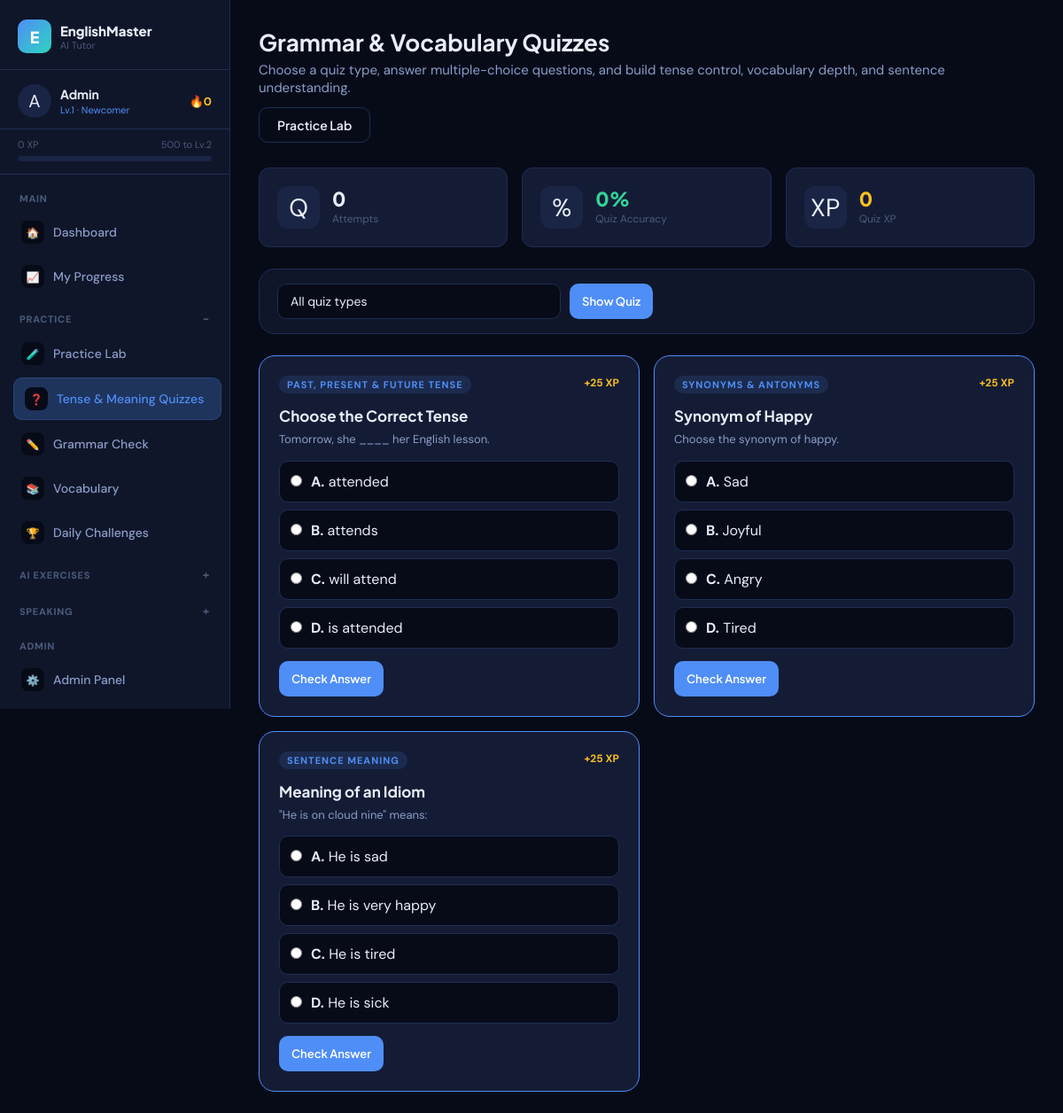
Screenshot of /quizzes.php (signed in) with the database file from the repository.
### tables this page shows
CREATE TABLE IF NOT EXISTS users (
    id INT AUTO_INCREMENT PRIMARY KEY,
    name VARCHAR(100) NOT NULL,
    email VARCHAR(150) UNIQUE NOT NULL,
    password VARCHAR(255) NOT NULL,
    level INT DEFAULT 1,
    xp INT DEFAULT 0,
    streak INT DEFAULT 0,
    last_active DATE,
    avatar VARCHAR(10) DEFAULT '🧑',
    english_level ENUM('beginner','intermediate','advanced') DEFAULT 'beginner',
    role ENUM('user','admin') NOT NULL DEFAULT 'user',
    created_at TIMESTAMP DEFAULT CURRENT_TIMESTAMP
);

CREATE TABLE IF NOT EXISTS practice_items (
    id INT AUTO_INCREMENT PRIMARY KEY,
    type ENUM('better_english','grammar_choice','vocabulary_quiz','writing_prompt','speaking_prompt','sentence_rearrangement','fill_blank','reading_comprehension','daily_challenge_set','scenario_roleplay','analytical_english','word_sentence_builder','tense_quiz','synonyms_antonyms_quiz','sentence_meaning_quiz') NOT NULL DEFAULT 'better_english',
    title VARCHAR(200) NOT NULL,
    prompt TEXT NOT NULL,
    option_a TEXT,
    option_b TEXT,
    option_c TEXT,
    option_d TEXT,
    correct_option CHAR(1),
    answer_key TEXT,
    explanation TEXT,
    difficulty ENUM('beginner','intermediate','advanced') DEFAULT 'beginner',
    category VARCHAR(80) DEFAULT 'general',
    tags VARCHAR(255) DEFAULT '',
    audio_url VARCHAR(255) DEFAULT '',
    xp_reward INT DEFAULT 25,
    active TINYINT(1) DEFAULT 1,
    created_by INT NULL,
    created_at TIMESTAMP DEFAULT CURRENT_TIMESTAMP,
    FOREIGN KEY (created_by) REFERENCES users(id) ON DELETE SET NULL
);

### config.php (called while the page is built, shortened)
<?php
function db() {
    static $conn = null;
    if ($conn === null) {
        $conn = new mysqli(DB_HOST, DB_USER, DB_PASS, DB_NAME);
        $conn->set_charset('utf8mb4');
    }
    return $conn;
}
function isAdmin($user = null) {
    return $user && (($user['role'] ?? 'user') === 'admin');
}
function currentUser() {
    $db = db();
    $uid = (int)$_SESSION['uid'];
    $r = $db->query("SELECT * FROM users WHERE id = $uid LIMIT 1");
    return $r ? $r->fetch_assoc() : null;
}
function clean($str) {
    return htmlspecialchars(strip_tags(trim($str)), ENT_QUOTES, 'UTF-8');
}
function levelName($level) {
    if ($level <= 2)  return 'Newcomer';
    return 'English Master';
}
function xpToNextLevel($xp) {
    $currentLevel = max(1, (int)floor($xp / 500) + 1);
    $nextLevelXP = $currentLevel * 500;
    $progress = (($xp % 500) / 500) * 100;
    return ['next' => $nextLevelXP, 'progress' => round($progress), 'needed' => $nextLevelXP - $xp];
}
?>

### quizzes.php (the view, shortened to what this page needs)
<?php
require_once 'config.php';
$db = db();
$uid = (int)$_SESSION['uid'];
$quizTypes = [
    'tense_quiz' => 'Past, Present & Future Tense',
    'synonyms_antonyms_quiz' => 'Synonyms & Antonyms',
    'sentence_meaning_quiz' => 'Sentence Meaning'
];
$selected = $_GET['quiz'] ?? 'all';
$where = ["active=1", "type IN ('tense_quiz','synonyms_antonyms_quiz','sentence_meaning_quiz')"];
$whereSql = implode(' AND ', $where);
$items = $db->query("
    SELECT pi.*,
      (SELECT COUNT(*) FROM user_practice_attempts upa WHERE upa.practice_item_id=pi.id AND upa.user_id=$uid) AS attempts,
      (SELECT MAX(is_correct) FROM user_practice_attempts upa WHERE upa.practice_item_id=pi.id AND upa.user_id=$uid) AS mastered
    FROM practice_items pi
    WHERE $whereSql
    ORDER BY pi.type, pi.created_at DESC, pi.id DESC
    LIMIT 80
");
$stats = $db->query("SELECT COUNT(*) attempts, SUM(is_correct) correct, SUM(xp_earned) xp FROM user_practice_attempts upa JOIN practice_items pi ON pi.id=upa.practice_item_id WHERE upa.user_id=$uid AND pi.type IN ('tense_quiz','synonyms_antonyms_quiz','sentence_meaning_quiz')")->fetch_assoc();
include 'includes/header.php';
?>
<div class="page-header flex-between" style="flex-wrap:wrap;gap:12px;">
  <div>
    <h1>Grammar & Vocabulary Quizzes</h1>
    <p>Choose a quiz type, answer multiple-choice questions, and build tense control, vocabulary depth, and sentence understanding.</p>
  </div>
  <a href="practice.php" class="btn btn-outline">Practice Lab</a>
</div>
<div class="grid-3 mb-24">
  <div class="stat-card"><div class="stat-icon">Q</div><div><div class="stat-val"><?= (int)($stats['attempts'] ?? 0) ?></div><div class="stat-label">Attempts</div></div></div>
  <div class="stat-card">
    <div class="stat-icon">%</div>
    <div>
      <?php $attempts = max(1, (int)($stats['attempts'] ?? 0)); $correct = (int)($stats['correct'] ?? 0); ?>
      <div class="stat-val" style="color:var(--green)"><?= round(($correct / $attempts) * 100) ?>%</div>
      <div class="stat-label">Quiz Accuracy</div>
    </div>
  </div>
  <div class="stat-card"><div class="stat-icon">XP</div><div><div class="stat-val" style="color:var(--yellow)"><?= (int)($stats['xp'] ?? 0) ?></div><div class="stat-label">Quiz XP</div></div></div>
</div>
<div class="card mb-24" style="padding:16px 20px;">
  <form method="GET" style="display:flex;gap:10px;flex-wrap:wrap;align-items:center;">
    <select name="quiz" class="form-control" style="max-width:320px;">
      <option value="all" <?= $selected==='all'?'selected':'' ?>>All quiz types</option>
    </select>
    <button class="btn btn-primary btn-sm">Show Quiz</button>
  </form>
</div>
<?php if ($items && $items->num_rows > 0): ?>
<div class="grid-2" style="gap:16px;align-items:start;">
  <?php while ($item = $items->fetch_assoc()):
    $label = $quizTypes[$item['type']] ?? ucwords(str_replace('_', ' ', $item['type']));
  ?>
  <div class="challenge-card <?= (int)$item['mastered'] ? 'completed' : 'active' ?>">
    <div class="challenge-header">
      <span class="challenge-type ac-badge badge-blue"><?= clean($label) ?></span>
      <div class="challenge-xp">+<?= (int)$item['xp_reward'] ?> XP</div>
    </div>
    <div class="challenge-title"><?= clean($item['title']) ?></div>
    <div class="challenge-desc" style="white-space:pre-wrap"><?= clean($item['prompt']) ?></div>
    <form method="POST" style="margin-top:14px;">
      <div style="display:flex;flex-direction:column;gap:8px;margin-bottom:14px;">
        <?php foreach (['A','B','C','D'] as $letter):
          $key = 'option_' . strtolower($letter);
        ?>
        <label style="display:flex;gap:10px;align-items:flex-start;background:var(--bg-base);border:1px solid var(--border);border-radius:10px;padding:12px;cursor:pointer;">
          <input type="radio" name="answer" value="<?= $letter ?>" required style="margin-top:3px;">
          <span><strong><?= $letter ?>.</strong> <?= clean($item[$key]) ?></span>
        </label>
        <?php endforeach; ?>
      </div>
      <button type="submit" name="submit_quiz" class="btn btn-primary btn-sm">Check Answer</button>
    </form>
  </div>
  <?php endwhile; ?>
</div>
<?php endif; ?>
<?php include 'includes/footer.php'; ?>

### includes/header.php (shortened to what this page needs)
<?php
$user = currentUser();
$xpInfo = $user ? xpToNextLevel($user['xp']) : null;
$currentPage = basename($_SERVER['PHP_SELF'], '.php');
?>
<!DOCTYPE html>
<html lang="en">
<head>
<link rel="stylesheet" href="<?= APP_URL ?>/assets/style.css">
</head>
<body>
<div class="app-layout">
  <aside class="sidebar" id="sidebar">
    <div class="sidebar-logo">
      <div class="logo-icon">E</div>
      <div class="logo-text">
        <span class="logo-name">EnglishMaster</span>
        <span class="logo-tag">AI Tutor</span>
      </div>
    </div>
    <?php if ($user): ?>
    <div class="sidebar-user">
      <div class="user-avatar"><?= $user['avatar'] ?></div>
      <div class="user-info">
        <div class="user-name"><?= clean($user['name']) ?></div>
        <div class="user-level">Lv.<?= $user['level'] ?> · <?= levelName($user['level']) ?></div>
      </div>
      <div class="user-streak">🔥<?= $user['streak'] ?></div>
    </div>
    <div class="xp-bar-wrap">
      <div class="xp-bar-label">
        <span><?= number_format($user['xp']) ?> XP</span>
        <span><?= $xpInfo['needed'] ?> to Lv.<?= $user['level']+1 ?></span>
      </div>
      <div class="xp-bar">
      </div>
    </div>
    <nav class="sidebar-nav">
      <?php
        $practicePages = ['practice','grammar','vocabulary','challenges','quizzes'];
        $exercisePages = ['sentence_rearrangement','fill_blank','reading_comprehension','vocabulary_lesson','sentence_builder','daily_practice','scenario_practice','analytical_english'];
        $speakingPages = ['chat','speaking','interview'];
      ?>
      <div class="nav-group">
        <div class="nav-group-title">Main</div>
        <a href="<?= APP_URL ?>/dashboard.php" class="nav-item <?= $currentPage==='dashboard'?'active':'' ?>">
          <span class="nav-icon">🏠</span><span class="nav-label">Dashboard</span>
        </a>
        <a href="<?= APP_URL ?>/progress.php" class="nav-item <?= $currentPage==='progress'?'active':'' ?>">
          <span class="nav-icon">📈</span><span class="nav-label">My Progress</span>
        </a>
      </div>
      <details class="nav-group" <?= in_array($currentPage, $practicePages, true) ? 'open' : '' ?>>
        <summary class="nav-group-title">Practice</summary>
        <a href="<?= APP_URL ?>/practice.php" class="nav-item <?= $currentPage==='practice'?'active':'' ?>">
          <span class="nav-icon">🧪</span><span class="nav-label">Practice Lab</span>
        </a>
        <a href="<?= APP_URL ?>/quizzes.php" class="nav-item <?= $currentPage==='quizzes'?'active':'' ?>">
          <span class="nav-icon">❓</span><span class="nav-label">Tense & Meaning Quizzes</span>
        </a>
        <a href="<?= APP_URL ?>/grammar.php" class="nav-item <?= $currentPage==='grammar'?'active':'' ?>">
          <span class="nav-icon">✏️</span><span class="nav-label">Grammar Check</span>
        </a>
        <a href="<?= APP_URL ?>/vocabulary.php" class="nav-item <?= $currentPage==='vocabulary'?'active':'' ?>">
          <span class="nav-icon">📚</span><span class="nav-label">Vocabulary</span>
        </a>
        <a href="<?= APP_URL ?>/challenges.php" class="nav-item <?= $currentPage==='challenges'?'active':'' ?>">
          <span class="nav-icon">🏆</span><span class="nav-label">Daily Challenges</span>
        </a>
      </details>
      <details class="nav-group" <?= in_array($currentPage, $exercisePages, true) ? 'open' : '' ?>>
        <summary class="nav-group-title">AI Exercises</summary>
      </details>
      <details class="nav-group" <?= in_array($currentPage, $speakingPages, true) ? 'open' : '' ?>>
        <summary class="nav-group-title">Speaking</summary>
      </details>
      <?php if (isAdmin($user)): ?>
      <div class="nav-group">
        <div class="nav-group-title">Admin</div>
        <a href="<?= APP_URL ?>/admin.php" class="nav-item <?= $currentPage==='admin'?'active':'' ?>">
          <span class="nav-icon">⚙️</span><span class="nav-label">Admin Panel</span>
        </a>
      </div>
      <?php endif; ?>
    </nav>
    <?php endif; ?>
  </aside>
  <main class="main-content">

### rows the page displays
users: avatar "A", name "Admin", level "1", level "Newcomer", streak "0", xp "0", xp "500", $user['level']+1 "2"
practice_items: type "PAST, PRESENT & FUTURE TENSE", xp_reward "25", title "Choose the Correct Tense", prompt "Tomorrow, she ____ her English lesson.", letter "A", option_a "attended", letter "B", option_b "attends", letter "C", option_c "will attend", letter "D", option_d "is attended"
practice_items: type "SYNONYMS & ANTONYMS", xp_reward "25", title "Synonym of Happy", prompt "Choose the synonym of happy.", letter "A", option_a "Sad", letter "B", option_b "Joyful", letter "C", option_c "Angry", letter "D", option_d "Tired"
practice_items: type "SENTENCE MEANING", xp_reward "25", title "Meaning of an Idiom", prompt "\"He is on cloud nine\" means:", letter "A", option_a "He is sad", letter "B", option_b "He is very happy", letter "C", option_c "He is tired", letter "D", option_d "He is sick"

### other values shown
$stats['attempts'] "0"
$stats['xp'] "0"
